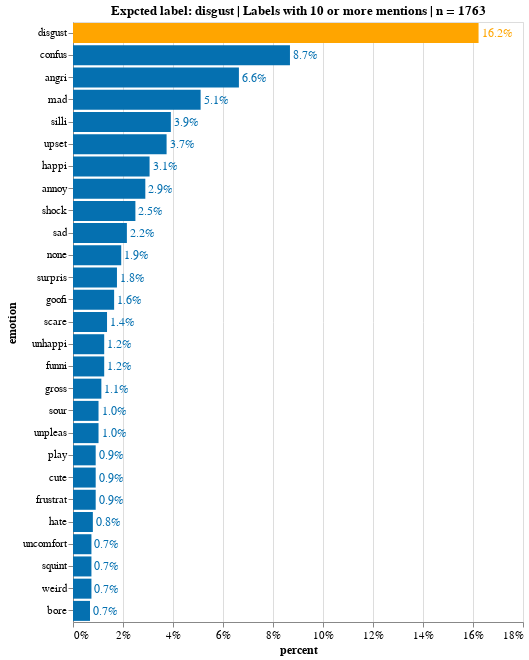

Notebook source saved alongside this figure:
### Markdown cell above
### Disgust

### Code cell
emotion = 'disgust'
emotion_st = 'disgust'
df_emotion = emotion_df_formated(df_emo_answers, emotion) # subset 'emotion' rows
df_emotion_ans = df_emotion.drop(['photo_id', 'ethnicity', 'sex','age', 'label', 'url', 'photoId'], axis=1)
df_stack_emotion = formating_words(df_emotion_ans) # clean up
df_stack_emotion['emotion_ps_steamed'] = df_stack_emotion['emotion'].apply(lambda x: ps.stem(x)) #steam
source = count_freq_labels(df_stack_emotion,X='stacked', col='emotion_ps_steamed')
source_10 = source[source['counts'] > 10]

title = 'Expcted label: '+ emotion + ' | Labels with 10 or more mentions | n = '+ source['counts'].sum().astype(str)
X, Y = 'percent:Q', 'emotion:N'
w, h= 450, 600
txs, ls, ts = 12, 11, 12


chart_disgust = simple_per_bar(
    source_10, title=title, X=X, Y=Y, \
    width=w, height=h, emotion=emotion_st, \
    text_size = txs, label_size = ls, title_size=ts)
chart_disgust.display(renderer='svg')

### Figure 1 — Vega-Lite specification as saved in the notebook (floating-point values rounded to 4 significant figures)
{"config": {"view": {"continuousWidth": 400, "continuousHeight": 300}, "axis": {"labelFontSize": 11, "titleFontSize": 12}}, "layer": [{"mark": "bar", "encoding": {"color": {"condition": {"value": "orange", "test": "(datum.emotion === 'disgust')"}, "value": "#0570b0"}, "x": {"type": "quantitative", "axis": {"format": ".0%"}, "field": "percent"}, "y": {"type": "nominal", "field": "emotion", "sort": "-x"}}, "title": "Expcted label: disgust | Labels with 10 or more mentions | n = 1763"}, {"mark": {"type": "text", "align": "left", "baseline": "middle", "dx": 3, "fontSize": 12}, "encoding": {"color": {"condition": {"value": "orange", "test": "(datum.emotion === 'disgust')"}, "value": "#0570b0"}, "text": {"type": "quantitative", "field": "percent", "format": ".1%"}, "x": {"type": "quantitative", "axis": {"format": ".0%"}, "field": "percent"}, "y": {"type": "nominal", "field": "emotion", "sort": "-x"}}, "title": "Expcted label: disgust | Labels with 10 or more mentions | n = 1763"}], "data": {"name": "data-f9a483f04b8158e05d565abc0b1a40c3"}, "height": 600, "width": 450, "$schema": "https://vega.github.io/schema/vega-lite/v4.8.1.json", "datasets": {"data-f9a483f04b8158e05d565abc0b1a40c3": [{"counts": 286, "emotion": "disgust", "percent": 0.1622}, {"counts": 153, "emotion": "confus", "percent": 0.08678}, {"counts": 117, "emotion": "angri", "percent": 0.06636}, {"counts": 90, "emotion": "mad", "percent": 0.05105}, {"counts": 69, "emotion": "silli", "percent": 0.03914}, {"counts": 66, "emotion": "upset", "percent": 0.03744}, {"counts": 54, "emotion": "happi", "percent": 0.03063}, {"counts": 51, "emotion": "annoy", "percent": 0.02893}, {"counts": 44, "emotion": "shock", "percent": 0.02496}, {"counts": 38, "emotion": "sad", "percent": 0.02155}, {"counts": 34, "emotion": "none", "percent": 0.01929}, {"counts": 31, "emotion": "surpris", "percent": 0.01758}, {"counts": 29, "emotion": "goofi", "percent": 0.01645}, {"counts": 24, "emotion": "scare", "percent": 0.01361}, {"counts": 22, "emotion": "unhappi", "percent": 0.01248}, {"counts": 22, "emotion": "funni", "percent": 0.01248}, {"counts": 20, "emotion": "gross", "percent": 0.01134}, {"counts": 18, "emotion": "sour", "percent": 0.01021}, {"counts": 18, "emotion": "unpleas", "percent": 0.01021}, {"counts": 16, "emotion": "play", "percent": 0.009075}, {"counts": 16, "emotion": "cute", "percent": 0.009075}, {"counts": 16, "emotion": "frustrat", "percent": 0.009075}, {"counts": 14, "emotion": "hate", "percent": 0.007941}, {"counts": 13, "emotion": "uncomfort", "percent": 0.007374}, {"counts": 13, "emotion": "squint", "percent": 0.007374}, {"counts": 13, "emotion": "weird", "percent": 0.007374}, {"counts": 12, "emotion": "bore", "percent": 0.006807}]}}
